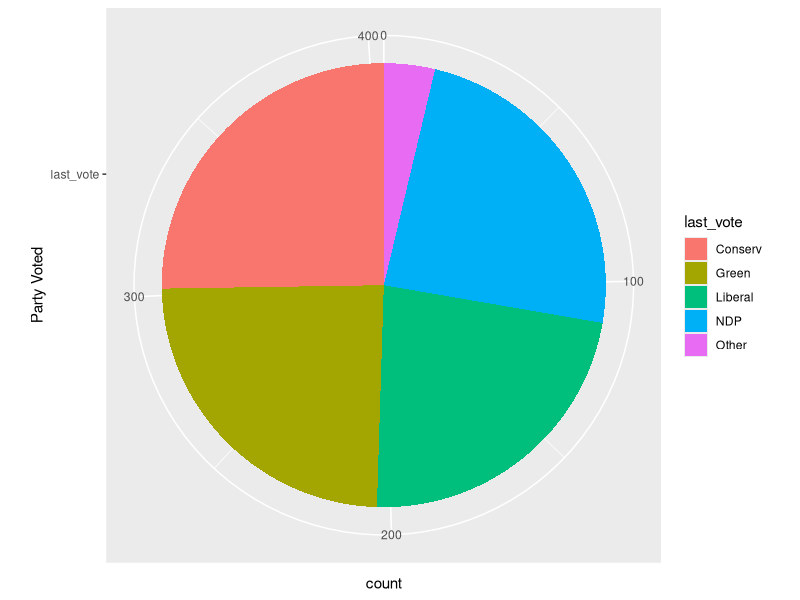
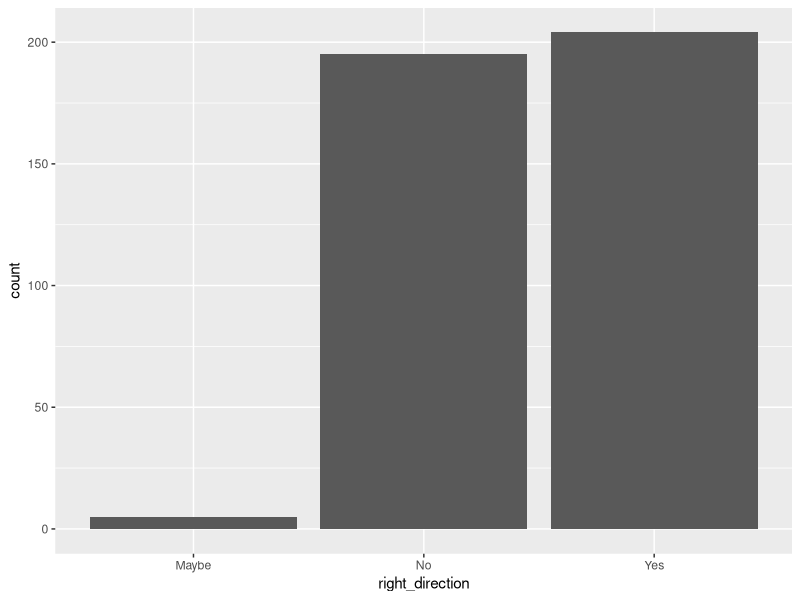
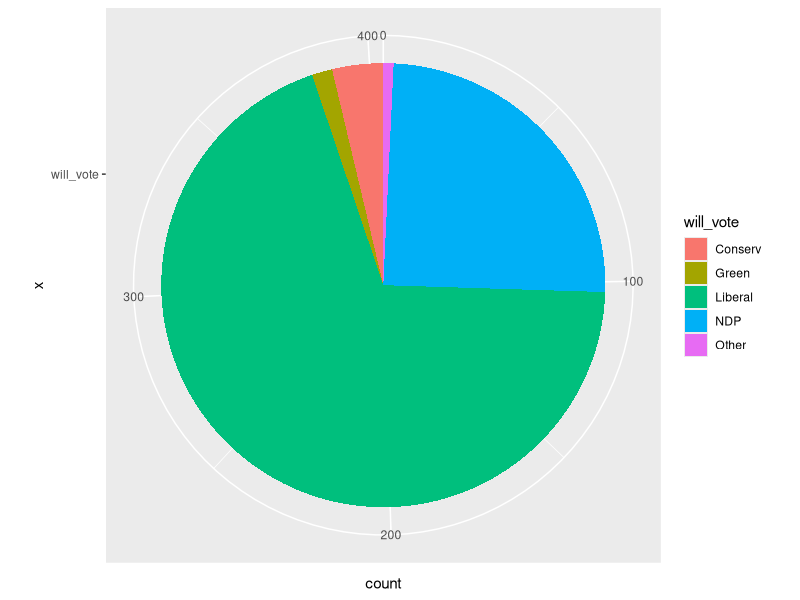
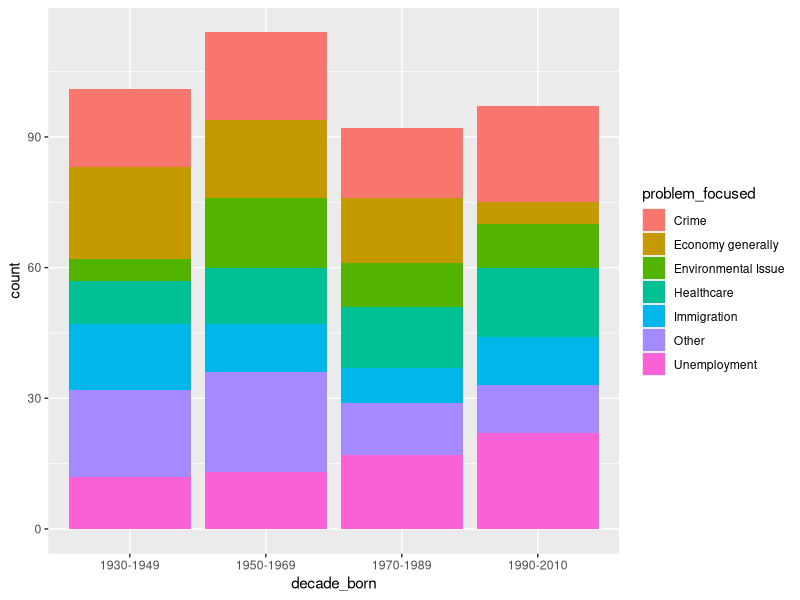
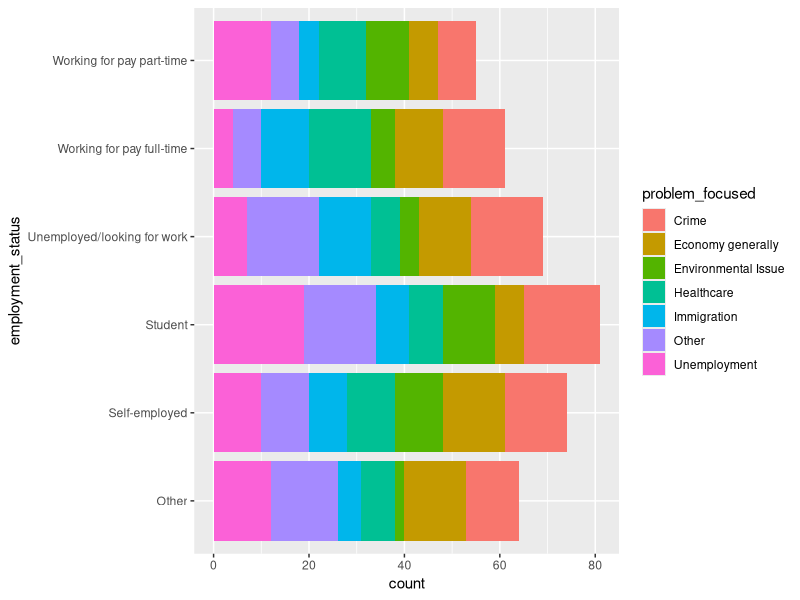

Recreate these plots in R, in order.
## ---- chunk 1
# Setting seed as the last 4 digits of my student number
set.seed(4759)
library(tidyverse)
# Global settings for figure sizes and echo.
require("knitr")
opts_chunk$set(tidy.opts=list(width.cutoff=60),tidy=TRUE)
opts_chunk$set(engine = "R")
knitr::opts_chunk$set(echo = T)
knitr::opts_chunk$set(message = F)
knitr::opts_chunk$set(warning = F)
## ---- chunk 2
# We begin with storing choices in vectors
# which will be used for sampling in the next chunk
# For section 'citizenship'
citizenship <- c("Canadian Citizen", "Permanent Resident", "Other")
# For section 'Personal Background'
# On what basis do you assess a political candidate?
basis <- c("News on TV", "Articles in the newspaper", "Attend events where the candidate is addressing the people", "I research all the all the channels before making my choice", "Number of fundraisers the candidate has done in you area", "The family upbringing of the candidate", "Other")
# What decade were you born in? 
decade <- c('1930-1949', '1950-1969', '1970-1989', '1990-2010')
# How do you identify yourself?
gender <- c("Female", "Male", "Prefer not to say")
# Does your household income fall into one of these broad ranges?
income <- c("0", "$1-$50,000", "$50,000-$100,000", "$100,000-$150,000", "$150,000-$200,000", "More then $200,000", "Prefer not to say")
# What is the highest level education that you have completed?
education <- c("No schooling", "Completed elementary school", "Completed high school", "Completed technical, community College, CEGEP, collage Classique", "Bachelor's degree", "Master's degree", "Professional degree or doctorate", "Prefer not to say")
# What is your employment status?
employment <- c("Working for pay full-time", "Working for pay part-time", "Self-employed", "Unemployed/looking for work", "Student", "Other")
# If you could vote in this election, which party do you think you will vote for?
# We use the vector 'party' below
# party_noncitizen <- c("Liberal", "NDP", "Conserv", "Green", "Other")
# ADD NONCITIZEN?
# ---
# Section Political Leanings, citizen
party <- c("Liberal", "NDP", "Conserv", "Green", "Other")
# Which party did you vote in last election?
last_vote <- c("Liberal", "NDP", "Conserv", "Green", "Other")
# Do you think the existing government is going in the right direction to benefit the people of the country?
right_dir <- c("Yes", "No", "Maybe")
# How likely are you gonna vote in the upcoming
likely_vote <- c(1:10)
# Which party are you gonna vote?
will_vote <- c("Liberal", "NDP", "Conserv", "Green", "Don't know")
# What’s the most important problem facing Canada today?
problem <- c("Economy generally", "Unemployment", "Healthcare", "Crime", "Immigration", "Environmental Issue", "Other")
# ---
# Choices for section 'Policy'
# What issue do you focus more on?
focus_issue <- c("Economy", "Employment", "Public Health", "Prime and Justice", "Immigration Policy", "Tax Policy", "")
# Do you agree with one or more of the following? Select all that apply.
agree_statements <- c("There should be policies to resolve the gap between the rich and the poor.", "Environment safety is more important than business tax revenue.", "There should be rules to include all religions in all political parties.", "The government should assist corporations in increasing employment.", "The government should pay more on public health programs.", "There should be more free trade with other countries, even if it hurts some industries in Canada.")
# Simuating data using the sample function
# setting sample size
n <- 500
# Simulating n samples answers to section 'Personal Background'
background <- tibble(basis = sample(x = basis, size=n, replace=TRUE), 
             citizenship = sample(x=citizenship, size=n, replace=TRUE, prob = c(0.8, 0.1, 0.1)),
             decade_born = sample(x=decade, size=n, replace=TRUE),
             education_level = sample(x=education, size=n, replace=TRUE, prob = c()), # [Education]
             gender = sample(x=gender, size=n, replace=TRUE, prob = c(0.4915, 0.4915, 0.017))# based on the referenced, that there exists 1.7% population identified them 'Non-binary' in Canada [NonBin].
             , employment_status = sample(x=employment, size=n, replace=TRUE))
# [Education] Reference https://www12.statcan.gc.ca/census-recensement/2016/dp-pd/hlt-fst/edu-sco/Table.cfm?Lang=E&T=11&Geo=00&SP=1&view=2&age=2&sex=1
# [NonBin] https://www.statcan.gc.ca/eng/dai/smr08/2015/smr08_203_2015
# Simulating n samples answering section 'Political Leanings'
political_leaning <- tibble(last_vote = sample(x=last_vote, size=n, replace=TRUE, prob=c(0.24, 0.24, 0.24, 0.24, 0.04)),
                            likely_vote = sample(x=likely_vote, size=n, replace=TRUE),
                            # party_vote = sample(x=party, size=n, replace=TRUE),
                            problem_focused = sample(x=problem, size=n, replace=TRUE),
                            right_direction = sample(x=right_dir, size=n, replace=TRUE, prob = c(0.495, 0.495, 0.01)),
                            # Based on the proportion of seats won.
                            will_vote = sample(x=party, size=n, replace=TRUE, prob = c(0.65, 0.30, 0.04, 0.005, 0.005)),
                            )
# Combining sections' Answers
election_data <- bind_cols(background, political_leaning)
election_data <- election_data %>% subset(citizenship=="Canadian Citizen")
## ---- chunk 3
# Research & References required

## ---- chunk 4
# We use ggplot to generate the following figures
# Plotting the distribution of which parties were voted in the last election
last_vote_frame <- election_data %>% group_by(last_vote) %>% summarise(count = n(), .group = 'drop')
last_vote_figure <- ggplot(last_vote_frame, aes(x="last_vote", y=count, fill=last_vote)) + geom_bar(width = 2, stat = "identity") + coord_polar("y", start=0) + xlab("Party Voted")
last_vote_figure
## ---- chunk 5
# Answer distribution to question "Do you think the existing gov' is bringing benefits to country? "
benefit <- ggplot(election_data, aes(x=right_direction)) + geom_bar()
benefit
## ---- chunk 6
# Distribution of which parties to vote for in the next election.
next_vote_frame <- election_data %>% group_by(will_vote) %>% summarise(count = n(), .group = 'drop')
next_vote <- ggplot(next_vote_frame, aes(x="will_vote", y=count, fill=will_vote )) + geom_bar(width = 2, stat = "identity") + coord_polar("y", start=0)
next_vote
# Distribution of which parties to vote for in the next election; colors indicates whether the voter agrees that 
## ---- chunk 7
age_dist_problem_fill <- ggplot(election_data, aes(x=decade_born, fill=problem_focused)) + geom_bar()
age_dist_problem_fill

## ---- chunk 8
employment_count <- c()
for (i in 1:9){
  employment_count[i] <- ncol(election_data %>% filter(employment_status == employment[i]))
}
# employment_pie <- ggplot(election_data, aes(x="", y=employment_count, fill=employment_status)) + geom_bar(width=1, stat = "identity") + 
#   coord_polar("y", start=0)
# 
# employment_pie
employment_dist_dir_fill <- ggplot(election_data, aes(x=employment_status, fill = problem_focused)) + geom_bar() + coord_flip()
employment_dist_dir_fill
